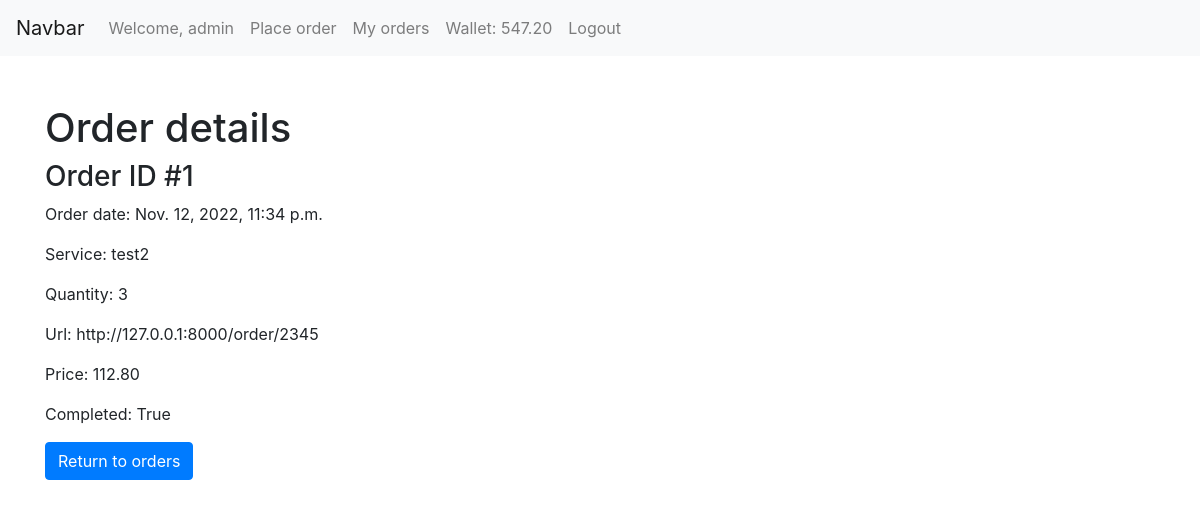
The page /orderInfo/1/ (signed in) on the database its author committed.
### main/models.py (models this page shows, shortened)
class Wallet(models.Model):
    user = models.OneToOneField('auth.User', on_delete=models.CASCADE, primary_key=True)
    balance = models.DecimalField(default=0, decimal_places=2, max_digits=10)

class Order(models.Model):
    id = models.AutoField(primary_key=True)
    user = models.ForeignKey('auth.User', on_delete=models.CASCADE)
    service = models.ForeignKey(Service, on_delete=models.CASCADE, null=True)
    quantity = models.IntegerField(null=True)
    url = models.URLField(max_length=200, null=True)
    paidDate = models.DateTimeField(null=True)
    price = models.DecimalField(null=True, decimal_places=2, max_digits=10)
    completed = models.BooleanField(default=False, null=True)
    paid = models.BooleanField(default=False, null=True)

class Service(models.Model):
    id = models.AutoField(primary_key=True)
    name = models.CharField(max_length=50)
    price = models.DecimalField(max_digits=10, decimal_places=2)
    description = models.TextField()
    sampleURL = models.URLField(max_length=200)
    def __str__(self):
        return self.name

### main/views.py (the view)
# urls.py: path('orderInfo/<int:order_id>/', views.order_details_request, name='orderDetails'),
def order_details_request(request, order_id):
    if not request.user.is_authenticated:
        messages.error(request, "You must be logged in to check your orders.")
        return redirect("main:login")
    order = Order.objects.filter(user=request.user, paid=True, id=order_id)
    if order is None:
        messages.error(request, "Invalid order.")
        return redirect("main:my_orders")
    order = order.first()
    return render(request=request,
                  template_name="main/orderInfo.html", context={"order": order})

### main/templates/main/orderInfo.html
{% extends "main/header.html" %}
{% block content %}
<div class="container py-5">
  <h1>Order details</h1>
    <div class="row">
        <div class="col-md-6">
            <h3>Order ID #{{ order.id }}</h3>
            <p>Order date: {{ order.paidDate}}</p>
            <p>Service: {{ order.service}}</p>
            <p>Quantity: {{ order.quantity}}</p>
            <p>Url: {{ order.url}}</p>
            <p>Price: {{ order.price}}</p>
            <p>Completed: {{ order.completed}}</p>
            <a href="/orders" class="btn btn-primary">Return to orders</a>
        </div>
    </div>
</div>
{% endblock %}

### main/templates/main/includes/navbar.html (shortened to what this page needs)
    <nav class="navbar navbar-expand-lg navbar-light bg-light">
      <a class="navbar-brand" href="{% url 'main:homepage' %}">Navbar</a>
      <div class="collapse navbar-collapse" id="navbarText">
        <ul class="navbar-nav mr-auto">
          {% if user.is_authenticated %}
              <li class="nav-item">
                <a class="nav-link" href="#">Welcome, {{user.username}}</a>
              </li>
              <li class="nav-item">
                <a class="nav-link" href="/order">Place order</a>
              </li>
              <li class="nav-item">
                <a class="nav-link" href="/orders">My orders</a>
              </li>
              <li class="nav-item">
                <a class="nav-link" href="/wallet">Wallet: {{user.wallet.balance}}</a>
              </li>
               <li class="nav-item">
                <a class="nav-link" href="/logout">Logout</a>
              </li>
          {% else %}
              <li class="nav-item">
                <a class="nav-link" href="/login">Login</a>
              </li>
          {% endif %}
        </ul>
      </div>
    </nav>

### rows shown on the page
Order: id "1", paidDate "Nov. 12, 2022, 11:34 p.m.", service "test2", quantity "3", url "http://127.0.0.1:8000/order/2345", price "112.80", completed "True"

### other values the page prints
{{ user.username }} "admin"
{{ user.wallet.balance }} "547.20"
